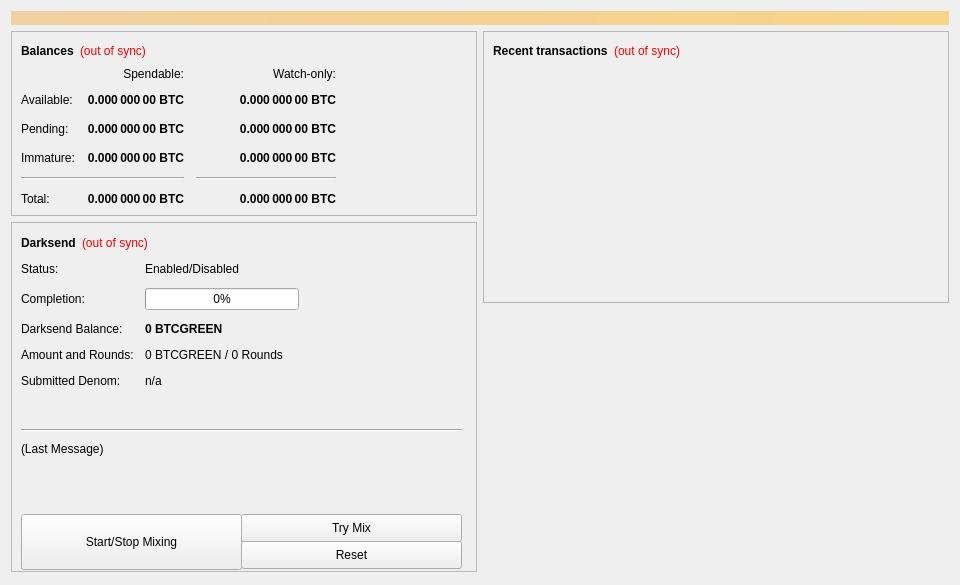
<?xml version="1.0" encoding="UTF-8"?>
<ui version="4.0">
 <class>OverviewPage</class>
 <widget class="QWidget" name="OverviewPage">
  <property name="geometry">
   <rect>
    <x>0</x>
    <y>0</y>
    <width>960</width>
    <height>585</height>
   </rect>
  </property>
  <property name="minimumSize">
   <size>
    <width>960</width>
    <height>0</height>
   </size>
  </property>
  <property name="windowTitle">
   <string>Form</string>
  </property>
  <layout class="QVBoxLayout" name="topLayout">
   <item>
    <widget class="QLabel" name="labelAlerts">
     <property name="visible">
      <bool>false</bool>
     </property>
     <property name="styleSheet">
      <string notr="true">background-color: qlineargradient(x1: 0, y1: 0, x2: 1, y2: 0, stop:0 #F0D0A0, stop:1 #F8D488); color:#000000;</string>
     </property>
     <property name="wordWrap">
      <bool>true</bool>
     </property>
     <property name="margin">
      <number>3</number>
     </property>
    </widget>
   </item>
   <item>
    <layout class="QHBoxLayout" name="horizontalLayout" stretch="1,1">
     <item>
      <layout class="QVBoxLayout" name="verticalLayout_2">
       <item>
        <widget class="QFrame" name="frame">
         <property name="frameShape">
          <enum>QFrame::StyledPanel</enum>
         </property>
         <property name="frameShadow">
          <enum>QFrame::Raised</enum>
         </property>
         <layout class="QVBoxLayout" name="verticalLayout_4">
          <item>
           <layout class="QHBoxLayout" name="horizontalLayout_4">
            <item>
             <widget class="QLabel" name="label_5">
              <property name="font">
               <font>
                <weight>75</weight>
                <bold>true</bold>
               </font>
              </property>
              <property name="text">
               <string>Balances</string>
              </property>
             </widget>
            </item>
            <item>
             <widget class="QLabel" name="labelWalletStatus">
              <property name="cursor">
               <cursorShape>WhatsThisCursor</cursorShape>
              </property>
              <property name="toolTip">
               <string>The displayed information may be out of date. Your wallet automatically synchronizes with the Btcgreen network after a connection is established, but this process has not completed yet.</string>
              </property>
              <property name="styleSheet">
               <string notr="true">QLabel { color: red; }</string>
              </property>
              <property name="text">
               <string notr="true">(out of sync)</string>
              </property>
              <property name="alignment">
               <set>Qt::AlignLeading|Qt::AlignLeft|Qt::AlignVCenter</set>
              </property>
             </widget>
            </item>
            <item>
             <spacer name="horizontalSpacer_3">
              <property name="orientation">
               <enum>Qt::Horizontal</enum>
              </property>
              <property name="sizeHint" stdset="0">
               <size>
                <width>40</width>
                <height>20</height>
               </size>
              </property>
             </spacer>
            </item>
           </layout>
          </item>
          <item>
           <layout class="QGridLayout" name="gridLayout">
            <property name="spacing">
             <number>12</number>
            </property>
            <item row="2" column="2">
             <widget class="QLabel" name="labelWatchPending">
              <property name="font">
               <font>
                <weight>75</weight>
                <bold>true</bold>
               </font>
              </property>
              <property name="cursor">
               <cursorShape>IBeamCursor</cursorShape>
              </property>
              <property name="toolTip">
               <string>Unconfirmed transactions to watch-only addresses</string>
              </property>
              <property name="text">
               <string notr="true">0.000 000 00 BTC</string>
              </property>
              <property name="alignment">
               <set>Qt::AlignRight|Qt::AlignTrailing|Qt::AlignVCenter</set>
              </property>
              <property name="textInteractionFlags">
               <set>Qt::LinksAccessibleByMouse|Qt::TextSelectableByKeyboard|Qt::TextSelectableByMouse</set>
              </property>
             </widget>
            </item>
            <item row="2" column="1">
             <widget class="QLabel" name="labelUnconfirmed">
              <property name="font">
               <font>
                <weight>75</weight>
                <bold>true</bold>
               </font>
              </property>
              <property name="cursor">
               <cursorShape>IBeamCursor</cursorShape>
              </property>
              <property name="toolTip">
               <string>Total of transactions that have yet to be confirmed, and do not yet count toward the spendable balance</string>
              </property>
              <property name="text">
               <string notr="true">0.000 000 00 BTC</string>
              </property>
              <property name="alignment">
               <set>Qt::AlignRight|Qt::AlignTrailing|Qt::AlignVCenter</set>
              </property>
              <property name="textInteractionFlags">
               <set>Qt::LinksAccessibleByMouse|Qt::TextSelectableByKeyboard|Qt::TextSelectableByMouse</set>
              </property>
             </widget>
            </item>
            <item row="3" column="2">
             <widget class="QLabel" name="labelWatchImmature">
              <property name="font">
               <font>
                <weight>75</weight>
                <bold>true</bold>
               </font>
              </property>
              <property name="cursor">
               <cursorShape>IBeamCursor</cursorShape>
              </property>
              <property name="toolTip">
               <string>Mined balance in watch-only addresses that has not yet matured</string>
              </property>
              <property name="text">
               <string notr="true">0.000 000 00 BTC</string>
              </property>
              <property name="alignment">
               <set>Qt::AlignRight|Qt::AlignTrailing|Qt::AlignVCenter</set>
              </property>
              <property name="textInteractionFlags">
               <set>Qt::LinksAccessibleByMouse|Qt::TextSelectableByKeyboard|Qt::TextSelectableByMouse</set>
              </property>
             </widget>
            </item>
            <item row="4" column="0" colspan="2">
             <widget class="Line" name="lineSpendableBalance">
              <property name="orientation">
               <enum>Qt::Horizontal</enum>
              </property>
             </widget>
            </item>
            <item row="4" column="2">
             <widget class="Line" name="lineWatchBalance">
              <property name="sizePolicy">
               <sizepolicy hsizetype="Preferred" vsizetype="Fixed">
                <horstretch>0</horstretch>
                <verstretch>0</verstretch>
               </sizepolicy>
              </property>
              <property name="minimumSize">
               <size>
                <width>140</width>
                <height>0</height>
               </size>
              </property>
              <property name="orientation">
               <enum>Qt::Horizontal</enum>
              </property>
             </widget>
            </item>
            <item row="5" column="0">
             <widget class="QLabel" name="labelTotalText">
              <property name="text">
               <string>Total:</string>
              </property>
             </widget>
            </item>
            <item row="3" column="1">
             <widget class="QLabel" name="labelImmature">
              <property name="font">
               <font>
                <weight>75</weight>
                <bold>true</bold>
               </font>
              </property>
              <property name="cursor">
               <cursorShape>IBeamCursor</cursorShape>
              </property>
              <property name="toolTip">
               <string>Mined balance that has not yet matured</string>
              </property>
              <property name="text">
               <string notr="true">0.000 000 00 BTC</string>
              </property>
              <property name="alignment">
               <set>Qt::AlignRight|Qt::AlignTrailing|Qt::AlignVCenter</set>
              </property>
              <property name="textInteractionFlags">
               <set>Qt::LinksAccessibleByMouse|Qt::TextSelectableByKeyboard|Qt::TextSelectableByMouse</set>
              </property>
             </widget>
            </item>
            <item row="2" column="3">
             <spacer name="horizontalSpacer_2">
              <property name="orientation">
               <enum>Qt::Horizontal</enum>
              </property>
              <property name="sizeHint" stdset="0">
               <size>
                <width>40</width>
                <height>20</height>
               </size>
              </property>
             </spacer>
            </item>
            <item row="3" column="0">
             <widget class="QLabel" name="labelImmatureText">
              <property name="text">
               <string>Immature:</string>
              </property>
             </widget>
            </item>
            <item row="5" column="1">
             <widget class="QLabel" name="labelTotal">
              <property name="font">
               <font>
                <weight>75</weight>
                <bold>true</bold>
               </font>
              </property>
              <property name="cursor">
               <cursorShape>IBeamCursor</cursorShape>
              </property>
              <property name="toolTip">
               <string>Your current total balance</string>
              </property>
              <property name="text">
               <string notr="true">0.000 000 00 BTC</string>
              </property>
              <property name="alignment">
               <set>Qt::AlignRight|Qt::AlignTrailing|Qt::AlignVCenter</set>
              </property>
              <property name="textInteractionFlags">
               <set>Qt::LinksAccessibleByMouse|Qt::TextSelectableByKeyboard|Qt::TextSelectableByMouse</set>
              </property>
             </widget>
            </item>
            <item row="5" column="2">
             <widget class="QLabel" name="labelWatchTotal">
              <property name="font">
               <font>
                <weight>75</weight>
                <bold>true</bold>
               </font>
              </property>
              <property name="cursor">
               <cursorShape>IBeamCursor</cursorShape>
              </property>
              <property name="toolTip">
               <string>Current total balance in watch-only addresses</string>
              </property>
              <property name="text">
               <string notr="true">0.000 000 00 BTC</string>
              </property>
              <property name="alignment">
               <set>Qt::AlignRight|Qt::AlignTrailing|Qt::AlignVCenter</set>
              </property>
              <property name="textInteractionFlags">
               <set>Qt::LinksAccessibleByMouse|Qt::TextSelectableByKeyboard|Qt::TextSelectableByMouse</set>
              </property>
             </widget>
            </item>
            <item row="0" column="2">
             <widget class="QLabel" name="labelWatchonly">
              <property name="text">
               <string>Watch-only:</string>
              </property>
              <property name="alignment">
               <set>Qt::AlignRight|Qt::AlignTrailing|Qt::AlignVCenter</set>
              </property>
             </widget>
            </item>
            <item row="1" column="0">
             <widget class="QLabel" name="labelBalanceText">
              <property name="text">
               <string>Available:</string>
              </property>
             </widget>
            </item>
            <item row="1" column="1">
             <widget class="QLabel" name="labelBalance">
              <property name="font">
               <font>
                <weight>75</weight>
                <bold>true</bold>
               </font>
              </property>
              <property name="cursor">
               <cursorShape>IBeamCursor</cursorShape>
              </property>
              <property name="toolTip">
               <string>Your current spendable balance</string>
              </property>
              <property name="text">
               <string notr="true">0.000 000 00 BTC</string>
              </property>
              <property name="alignment">
               <set>Qt::AlignRight|Qt::AlignTrailing|Qt::AlignVCenter</set>
              </property>
              <property name="textInteractionFlags">
               <set>Qt::LinksAccessibleByMouse|Qt::TextSelectableByKeyboard|Qt::TextSelectableByMouse</set>
              </property>
             </widget>
            </item>
            <item row="1" column="2">
             <widget class="QLabel" name="labelWatchAvailable">
              <property name="font">
               <font>
                <weight>75</weight>
                <bold>true</bold>
               </font>
              </property>
              <property name="cursor">
               <cursorShape>IBeamCursor</cursorShape>
              </property>
              <property name="toolTip">
               <string>Your current balance in watch-only addresses</string>
              </property>
              <property name="text">
               <string notr="true">0.000 000 00 BTC</string>
              </property>
              <property name="alignment">
               <set>Qt::AlignRight|Qt::AlignTrailing|Qt::AlignVCenter</set>
              </property>
              <property name="textInteractionFlags">
               <set>Qt::LinksAccessibleByMouse|Qt::TextSelectableByKeyboard|Qt::TextSelectableByMouse</set>
              </property>
             </widget>
            </item>
            <item row="2" column="0">
             <widget class="QLabel" name="labelPendingText">
              <property name="text">
               <string>Pending:</string>
              </property>
             </widget>
            </item>
            <item row="0" column="1">
             <widget class="QLabel" name="labelSpendable">
              <property name="text">
               <string>Spendable:</string>
              </property>
              <property name="alignment">
               <set>Qt::AlignRight|Qt::AlignTrailing|Qt::AlignVCenter</set>
              </property>
             </widget>
            </item>
           </layout>
          </item>
         </layout>
        </widget>
       </item>
       <item>
        <widget class="QFrame" name="frameDarksend">
         <property name="minimumSize">
          <size>
           <width>0</width>
           <height>350</height>
          </size>
         </property>
         <property name="layoutDirection">
          <enum>Qt::LeftToRight</enum>
         </property>
         <property name="frameShape">
          <enum>QFrame::StyledPanel</enum>
         </property>
         <property name="frameShadow">
          <enum>QFrame::Raised</enum>
         </property>
         <widget class="QWidget" name="formLayoutWidget">
          <property name="geometry">
           <rect>
            <x>10</x>
            <y>40</y>
            <width>451</width>
            <height>161</height>
           </rect>
          </property>
          <layout class="QFormLayout" name="formLayout">
           <property name="fieldGrowthPolicy">
            <enum>QFormLayout::AllNonFixedFieldsGrow</enum>
           </property>
           <property name="horizontalSpacing">
            <number>11</number>
           </property>
           <property name="verticalSpacing">
            <number>12</number>
           </property>
           <item row="0" column="0">
            <widget class="QLabel" name="label_6">
             <property name="text">
              <string>Status:</string>
             </property>
            </widget>
           </item>
           <item row="1" column="0">
            <widget class="QLabel" name="label_7">
             <property name="text">
              <string>Completion:</string>
             </property>
            </widget>
           </item>
           <item row="1" column="1">
            <widget class="QProgressBar" name="darksendProgress">
             <property name="maximumSize">
              <size>
               <width>154</width>
               <height>16777215</height>
              </size>
             </property>
             <property name="value">
              <number>0</number>
             </property>
            </widget>
           </item>
           <item row="2" column="0">
            <widget class="QLabel" name="labelAnonymizedText">
             <property name="text">
              <string>Darksend Balance:</string>
             </property>
            </widget>
           </item>
           <item row="2" column="1">
            <widget class="QLabel" name="labelAnonymized">
             <property name="font">
              <font>
               <weight>75</weight>
               <bold>true</bold>
              </font>
             </property>
             <property name="text">
              <string notr="true">0 BTCGREEN</string>
             </property>
            </widget>
           </item>
           <item row="3" column="0">
            <widget class="QLabel" name="label_8">
             <property name="text">
              <string>Amount and Rounds:</string>
             </property>
            </widget>
           </item>
           <item row="3" column="1">
            <widget class="QLabel" name="labelAmountRounds">
             <property name="text">
              <string>0 BTCGREEN / 0 Rounds</string>
             </property>
            </widget>
           </item>
           <item row="4" column="0">
            <widget class="QLabel" name="label_9">
             <property name="text">
              <string>Submitted Denom:</string>
             </property>
            </widget>
           </item>
           <item row="4" column="1">
            <widget class="QLabel" name="labelSubmittedDenom">
             <property name="toolTip">
              <string>The denominations you submitted to the Masternode.&lt;br&gt;To mix, other users must submit the exact same denominations.</string>
             </property>
             <property name="text">
              <string>n/a</string>
             </property>
            </widget>
           </item>
           <item row="0" column="1">
            <widget class="QLabel" name="darksendEnabled">
             <property name="text">
              <string>Enabled/Disabled</string>
             </property>
            </widget>
           </item>
          </layout>
         </widget>
         <widget class="QPushButton" name="runAutoDenom">
          <property name="geometry">
           <rect>
            <x>251</x>
            <y>17</y>
            <width>1</width>
            <height>1</height>
           </rect>
          </property>
          <property name="palette">
           <palette>
            <active>
             <colorrole role="WindowText">
              <brush brushstyle="SolidPattern">
               <color alpha="255">
                <red>0</red>
                <green>0</green>
                <blue>0</blue>
               </color>
              </brush>
             </colorrole>
             <colorrole role="Button">
              <brush brushstyle="SolidPattern">
               <color alpha="255">
                <red>239</red>
                <green>238</green>
                <blue>238</blue>
               </color>
              </brush>
             </colorrole>
             <colorrole role="Light">
              <brush brushstyle="SolidPattern">
               <color alpha="255">
                <red>255</red>
                <green>255</green>
                <blue>255</blue>
               </color>
              </brush>
             </colorrole>
             <colorrole role="Midlight">
              <brush brushstyle="SolidPattern">
               <color alpha="255">
                <red>247</red>
                <green>246</green>
                <blue>246</blue>
               </color>
              </brush>
             </colorrole>
             <colorrole role="Dark">
              <brush brushstyle="SolidPattern">
               <color alpha="255">
                <red>119</red>
                <green>119</green>
                <blue>119</blue>
               </color>
              </brush>
             </colorrole>
             <colorrole role="Mid">
              <brush brushstyle="SolidPattern">
               <color alpha="255">
                <red>159</red>
                <green>159</green>
                <blue>159</blue>
               </color>
              </brush>
             </colorrole>
             <colorrole role="Text">
              <brush brushstyle="SolidPattern">
               <color alpha="255">
                <red>0</red>
                <green>0</green>
                <blue>0</blue>
               </color>
              </brush>
             </colorrole>
             <colorrole role="BrightText">
              <brush brushstyle="SolidPattern">
               <color alpha="255">
                <red>255</red>
                <green>255</green>
                <blue>255</blue>
               </color>
              </brush>
             </colorrole>
             <colorrole role="ButtonText">
              <brush brushstyle="SolidPattern">
               <color alpha="255">
                <red>0</red>
                <green>0</green>
                <blue>0</blue>
               </color>
              </brush>
             </colorrole>
             <colorrole role="Base">
              <brush brushstyle="SolidPattern">
               <color alpha="255">
                <red>255</red>
                <green>255</green>
                <blue>255</blue>
               </color>
              </brush>
             </colorrole>
             <colorrole role="Window">
              <brush brushstyle="SolidPattern">
               <color alpha="255">
                <red>239</red>
                <green>238</green>
                <blue>238</blue>
               </color>
              </brush>
             </colorrole>
             <colorrole role="Shadow">
              <brush brushstyle="SolidPattern">
               <color alpha="255">
                <red>0</red>
                <green>0</green>
                <blue>0</blue>
               </color>
              </brush>
             </colorrole>
             <colorrole role="AlternateBase">
              <brush brushstyle="SolidPattern">
               <color alpha="255">
                <red>247</red>
                <green>246</green>
                <blue>246</blue>
               </color>
              </brush>
             </colorrole>
             <colorrole role="ToolTipBase">
              <brush brushstyle="SolidPattern">
               <color alpha="255">
                <red>255</red>
                <green>255</green>
                <blue>220</blue>
               </color>
              </brush>
             </colorrole>
             <colorrole role="ToolTipText">
              <brush brushstyle="SolidPattern">
               <color alpha="255">
                <red>0</red>
                <green>0</green>
                <blue>0</blue>
               </color>
              </brush>
             </colorrole>
            </active>
            <inactive>
             <colorrole role="WindowText">
              <brush brushstyle="SolidPattern">
               <color alpha="255">
                <red>0</red>
                <green>0</green>
                <blue>0</blue>
               </color>
              </brush>
             </colorrole>
             <colorrole role="Button">
              <brush brushstyle="SolidPattern">
               <color alpha="255">
                <red>239</red>
                <green>238</green>
                <blue>238</blue>
               </color>
              </brush>
             </colorrole>
             <colorrole role="Light">
              <brush brushstyle="SolidPattern">
               <color alpha="255">
                <red>255</red>
                <green>255</green>
                <blue>255</blue>
               </color>
              </brush>
             </colorrole>
             <colorrole role="Midlight">
              <brush brushstyle="SolidPattern">
               <color alpha="255">
                <red>247</red>
                <green>246</green>
                <blue>246</blue>
               </color>
              </brush>
             </colorrole>
             <colorrole role="Dark">
              <brush brushstyle="SolidPattern">
               <color alpha="255">
                <red>119</red>
                <green>119</green>
                <blue>119</blue>
               </color>
              </brush>
             </colorrole>
             <colorrole role="Mid">
              <brush brushstyle="SolidPattern">
               <color alpha="255">
                <red>159</red>
                <green>159</green>
                <blue>159</blue>
               </color>
              </brush>
             </colorrole>
             <colorrole role="Text">
              <brush brushstyle="SolidPattern">
               <color alpha="255">
                <red>0</red>
                <green>0</green>
                <blue>0</blue>
               </color>
              </brush>
             </colorrole>
             <colorrole role="BrightText">
              <brush brushstyle="SolidPattern">
               <color alpha="255">
                <red>255</red>
                <green>255</green>
                <blue>255</blue>
               </color>
              </brush>
             </colorrole>
             <colorrole role="ButtonText">
              <brush brushstyle="SolidPattern">
               <color alpha="255">
                <red>0</red>
                <green>0</green>
                <blue>0</blue>
               </color>
              </brush>
             </colorrole>
             <colorrole role="Base">
              <brush brushstyle="SolidPattern">
               <color alpha="255">
                <red>255</red>
                <green>255</green>
                <blue>255</blue>
               </color>
              </brush>
             </colorrole>
             <colorrole role="Window">
              <brush brushstyle="SolidPattern">
               <color alpha="255">
                <red>239</red>
                <green>238</green>
                <blue>238</blue>
               </color>
              </brush>
             </colorrole>
             <colorrole role="Shadow">
              <brush brushstyle="SolidPattern">
               <color alpha="255">
                <red>0</red>
                <green>0</green>
                <blue>0</blue>
               </color>
              </brush>
             </colorrole>
             <colorrole role="AlternateBase">
              <brush brushstyle="SolidPattern">
               <color alpha="255">
                <red>247</red>
                <green>246</green>
                <blue>246</blue>
               </color>
              </brush>
             </colorrole>
             <colorrole role="ToolTipBase">
              <brush brushstyle="SolidPattern">
               <color alpha="255">
                <red>255</red>
                <green>255</green>
                <blue>220</blue>
               </color>
              </brush>
             </colorrole>
             <colorrole role="ToolTipText">
              <brush brushstyle="SolidPattern">
               <color alpha="255">
                <red>0</red>
                <green>0</green>
                <blue>0</blue>
               </color>
              </brush>
             </colorrole>
            </inactive>
            <disabled>
             <colorrole role="WindowText">
              <brush brushstyle="SolidPattern">
               <color alpha="255">
                <red>119</red>
                <green>119</green>
                <blue>119</blue>
               </color>
              </brush>
             </colorrole>
             <colorrole role="Button">
              <brush brushstyle="SolidPattern">
               <color alpha="255">
                <red>239</red>
                <green>238</green>
                <blue>238</blue>
               </color>
              </brush>
             </colorrole>
             <colorrole role="Light">
              <brush brushstyle="SolidPattern">
               <color alpha="255">
                <red>255</red>
                <green>255</green>
                <blue>255</blue>
               </color>
              </brush>
             </colorrole>
             <colorrole role="Midlight">
              <brush brushstyle="SolidPattern">
               <color alpha="255">
                <red>247</red>
                <green>246</green>
                <blue>246</blue>
               </color>
              </brush>
             </colorrole>
             <colorrole role="Dark">
              <brush brushstyle="SolidPattern">
               <color alpha="255">
                <red>119</red>
                <green>119</green>
                <blue>119</blue>
               </color>
              </brush>
             </colorrole>
             <colorrole role="Mid">
              <brush brushstyle="SolidPattern">
               <color alpha="255">
                <red>159</red>
                <green>159</green>
                <blue>159</blue>
               </color>
              </brush>
             </colorrole>
             <colorrole role="Text">
              <brush brushstyle="SolidPattern">
               <color alpha="255">
                <red>119</red>
                <green>119</green>
                <blue>119</blue>
               </color>
              </brush>
             </colorrole>
             <colorrole role="BrightText">
              <brush brushstyle="SolidPattern">
               <color alpha="255">
                <red>255</red>
                <green>255</green>
                <blue>255</blue>
               </color>
              </brush>
             </colorrole>
             <colorrole role="ButtonText">
              <brush brushstyle="SolidPattern">
               <color alpha="255">
                <red>119</red>
                <green>119</green>
                <blue>119</blue>
               </color>
              </brush>
             </colorrole>
             <colorrole role="Base">
              <brush brushstyle="SolidPattern">
               <color alpha="255">
                <red>239</red>
                <green>238</green>
                <blue>238</blue>
               </color>
              </brush>
             </colorrole>
             <colorrole role="Window">
              <brush brushstyle="SolidPattern">
               <color alpha="255">
                <red>239</red>
                <green>238</green>
                <blue>238</blue>
               </color>
              </brush>
             </colorrole>
             <colorrole role="Shadow">
              <brush brushstyle="SolidPattern">
               <color alpha="255">
                <red>0</red>
                <green>0</green>
                <blue>0</blue>
               </color>
              </brush>
             </colorrole>
             <colorrole role="AlternateBase">
              <brush brushstyle="SolidPattern">
               <color alpha="255">
                <red>239</red>
                <green>238</green>
                <blue>238</blue>
               </color>
              </brush>
             </colorrole>
             <colorrole role="ToolTipBase">
              <brush brushstyle="SolidPattern">
               <color alpha="255">
                <red>255</red>
                <green>255</green>
                <blue>220</blue>
               </color>
              </brush>
             </colorrole>
             <colorrole role="ToolTipText">
              <brush brushstyle="SolidPattern">
               <color alpha="255">
                <red>0</red>
                <green>0</green>
                <blue>0</blue>
               </color>
              </brush>
             </colorrole>
            </disabled>
           </palette>
          </property>
          <property name="focusPolicy">
           <enum>Qt::NoFocus</enum>
          </property>
          <property name="autoFillBackground">
           <bool>true</bool>
          </property>
          <property name="text">
           <string/>
          </property>
          <property name="flat">
           <bool>true</bool>
          </property>
         </widget>
         <widget class="QPushButton" name="toggleDarksend">
          <property name="geometry">
           <rect>
            <x>10</x>
            <y>292</y>
            <width>221</width>
            <height>56</height>
           </rect>
          </property>
          <property name="sizePolicy">
           <sizepolicy hsizetype="MinimumExpanding" vsizetype="Fixed">
            <horstretch>0</horstretch>
            <verstretch>0</verstretch>
           </sizepolicy>
          </property>
          <property name="text">
           <string>Start/Stop Mixing</string>
          </property>
         </widget>
         <widget class="Line" name="lineLastMessage">
          <property name="geometry">
           <rect>
            <x>10</x>
            <y>200</y>
            <width>441</width>
            <height>16</height>
           </rect>
          </property>
          <property name="orientation">
           <enum>Qt::Horizontal</enum>
          </property>
         </widget>
         <widget class="QLabel" name="darksendStatus">
          <property name="geometry">
           <rect>
            <x>10</x>
            <y>220</y>
            <width>451</width>
            <height>61</height>
           </rect>
          </property>
          <property name="minimumSize">
           <size>
            <width>288</width>
            <height>43</height>
           </size>
          </property>
          <property name="text">
           <string>(Last Message)</string>
          </property>
          <property name="alignment">
           <set>Qt::AlignLeading|Qt::AlignLeft|Qt::AlignTop</set>
          </property>
          <property name="wordWrap">
           <bool>true</bool>
          </property>
         </widget>
         <widget class="QPushButton" name="darksendAuto">
          <property name="geometry">
           <rect>
            <x>230</x>
            <y>292</y>
            <width>221</width>
            <height>28</height>
           </rect>
          </property>
          <property name="sizePolicy">
           <sizepolicy hsizetype="MinimumExpanding" vsizetype="Fixed">
            <horstretch>0</horstretch>
            <verstretch>0</verstretch>
           </sizepolicy>
          </property>
          <property name="toolTip">
           <string>Try to manually submit a Darksend request.</string>
          </property>
          <property name="text">
           <string>Try Mix</string>
          </property>
         </widget>
         <widget class="QPushButton" name="darksendReset">
          <property name="geometry">
           <rect>
            <x>230</x>
            <y>319</y>
            <width>221</width>
            <height>28</height>
           </rect>
          </property>
          <property name="sizePolicy">
           <sizepolicy hsizetype="MinimumExpanding" vsizetype="Fixed">
            <horstretch>0</horstretch>
            <verstretch>0</verstretch>
           </sizepolicy>
          </property>
          <property name="toolTip">
           <string>Reset the current status of Darksend (can interrupt Darksend if it's in the process of Mixing, which can cost you money!)</string>
          </property>
          <property name="autoFillBackground">
           <bool>false</bool>
          </property>
          <property name="text">
           <string>Reset</string>
          </property>
         </widget>
         <widget class="QWidget" name="layoutWidget">
          <property name="geometry">
           <rect>
            <x>10</x>
            <y>10</y>
            <width>431</width>
            <height>22</height>
           </rect>
          </property>
          <layout class="QHBoxLayout" name="horizontalLayout_5">
           <item>
            <widget class="QLabel" name="label_2">
             <property name="font">
              <font>
               <weight>75</weight>
               <bold>true</bold>
              </font>
             </property>
             <property name="text">
              <string>Darksend</string>
             </property>
            </widget>
           </item>
           <item>
            <widget class="QLabel" name="labelDarksendSyncStatus">
             <property name="toolTip">
              <string>The displayed information may be out of date. Your wallet automatically synchronizes with the Btcgreen network after a connection is established, but this process has not completed yet.</string>
             </property>
             <property name="styleSheet">
              <string notr="true">QLabel { color: red; }</string>
             </property>
             <property name="text">
              <string notr="true">(out of sync)</string>
             </property>
             <property name="alignment">
              <set>Qt::AlignLeading|Qt::AlignLeft|Qt::AlignVCenter</set>
             </property>
            </widget>
           </item>
           <item>
            <spacer name="horizontalSpacer_4">
             <property name="orientation">
              <enum>Qt::Horizontal</enum>
             </property>
             <property name="sizeHint" stdset="0">
              <size>
               <width>40</width>
               <height>20</height>
              </size>
             </property>
            </spacer>
           </item>
          </layout>
         </widget>
        </widget>
       </item>
       <item>
        <spacer name="verticalSpacer">
         <property name="orientation">
          <enum>Qt::Vertical</enum>
         </property>
         <property name="sizeHint" stdset="0">
          <size>
           <width>20</width>
           <height>40</height>
          </size>
         </property>
        </spacer>
       </item>
      </layout>
     </item>
     <item>
      <layout class="QVBoxLayout" name="verticalLayout_3">
       <item>
        <widget class="QFrame" name="frame_2">
         <property name="frameShape">
          <enum>QFrame::StyledPanel</enum>
         </property>
         <property name="frameShadow">
          <enum>QFrame::Raised</enum>
         </property>
         <layout class="QVBoxLayout" name="verticalLayout">
          <item>
           <layout class="QHBoxLayout" name="horizontalLayout_2">
            <item>
             <widget class="QLabel" name="label_4">
              <property name="font">
               <font>
                <weight>75</weight>
                <bold>true</bold>
               </font>
              </property>
              <property name="text">
               <string>Recent transactions</string>
              </property>
             </widget>
            </item>
            <item>
             <widget class="QLabel" name="labelTransactionsStatus">
              <property name="cursor">
               <cursorShape>WhatsThisCursor</cursorShape>
              </property>
              <property name="toolTip">
               <string>The displayed information may be out of date. Your wallet automatically synchronizes with the Btcgreen network after a connection is established, but this process has not completed yet.</string>
              </property>
              <property name="styleSheet">
               <string notr="true">QLabel { color: red; }</string>
              </property>
              <property name="text">
               <string notr="true">(out of sync)</string>
              </property>
              <property name="alignment">
               <set>Qt::AlignRight|Qt::AlignTrailing|Qt::AlignVCenter</set>
              </property>
             </widget>
            </item>
            <item>
             <spacer name="horizontalSpacer">
              <property name="orientation">
               <enum>Qt::Horizontal</enum>
              </property>
              <property name="sizeHint" stdset="0">
               <size>
                <width>40</width>
                <height>20</height>
               </size>
              </property>
             </spacer>
            </item>
           </layout>
          </item>
          <item>
           <widget class="QListView" name="listTransactions">
            <property name="styleSheet">
             <string notr="true">QListView { background: transparent; }</string>
            </property>
            <property name="frameShape">
             <enum>QFrame::NoFrame</enum>
            </property>
            <property name="verticalScrollBarPolicy">
             <enum>Qt::ScrollBarAlwaysOff</enum>
            </property>
            <property name="horizontalScrollBarPolicy">
             <enum>Qt::ScrollBarAlwaysOff</enum>
            </property>
            <property name="selectionMode">
             <enum>QAbstractItemView::NoSelection</enum>
            </property>
           </widget>
          </item>
         </layout>
        </widget>
       </item>
       <item>
        <spacer name="verticalSpacer_2">
         <property name="orientation">
          <enum>Qt::Vertical</enum>
         </property>
         <property name="sizeHint" stdset="0">
          <size>
           <width>20</width>
           <height>40</height>
          </size>
         </property>
        </spacer>
       </item>
      </layout>
     </item>
    </layout>
   </item>
  </layout>
 </widget>
 <resources/>
 <connections/>
</ui>
